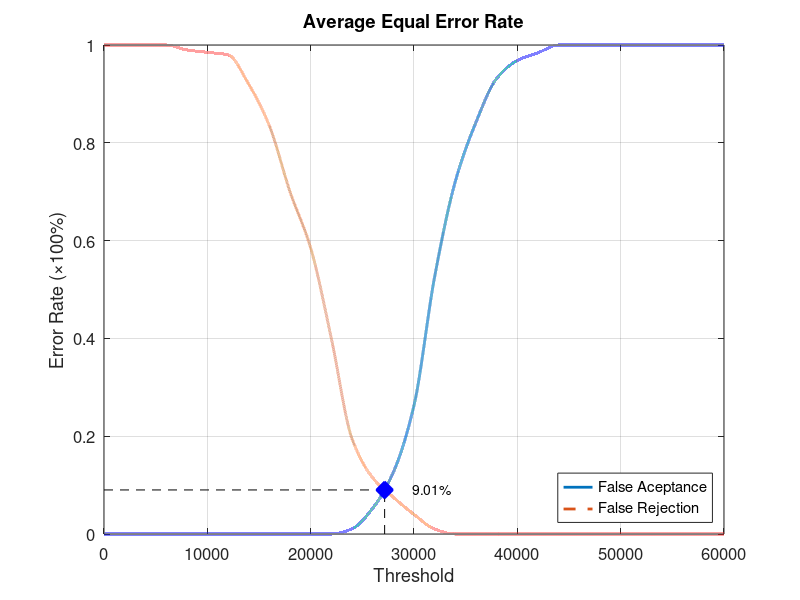
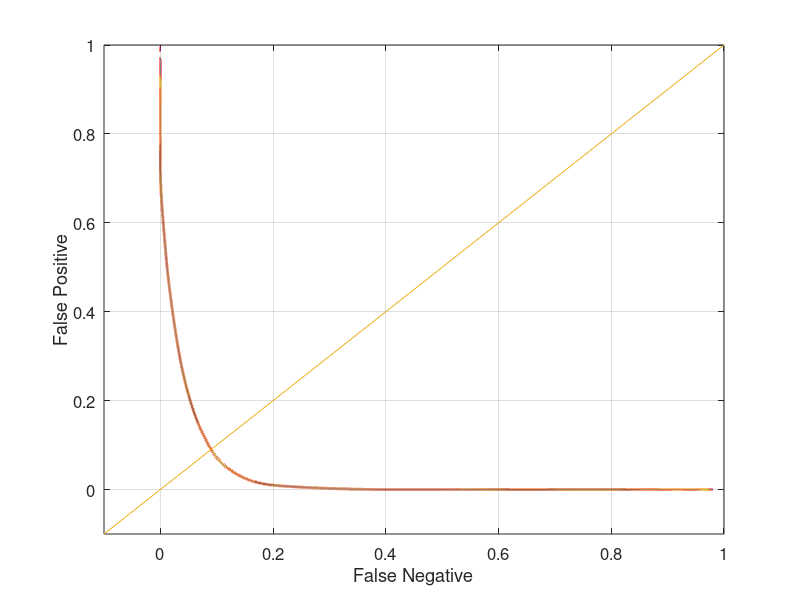

Source code (MATLAB) for these figures, in order:
function yEER = Database5_4
close all;
clear;
clc;
x = 0:2000:60000;
xq = 0:0.5:60000;

y0 = [0 0 0 0 0 0 0 0 0 0 0 0 0.0105263 0.0526316 0.126316 0.263158 0.526316 0.721053 0.842105 0.931579 0.968421 0.984211 1 1 1 1 1 1 1 1 1];
yy0 = interp1(x, y0, xq, 'pchip');
y1 = [1 1 1 1 0.99 0.985 0.98 0.92 0.835 0.7 0.585 0.4 0.195 0.115 0.075 0.04 0.01 0 0 0 0 0 0 0 0 0 0 0 0 0 0];
yy1 = interp1(x, y1, xq, 'pchip');

% Calculating EER: 
y2 = abs(y0 - y1);
find(y2 == min(y2))
yy2 = abs(yy0 - yy1);
xEER = find(yy2 == min(yy2));
xEERIndex = xq(xEER) % X-axis EER
yEER = yy0(xEER) % Y-axis EER

main = figure
plot(xq, yy0,'-','LineWidth', 2);	hold on
plot(xq, yy1,'--','LineWidth', 2);	hold on
plot([xEERIndex xEERIndex], [0 yEER], 'k--');	hold on
plot([0 xEERIndex], [yEER yEER], 'k--');	hold on
plot(xEERIndex, yEER, 'bx', 'LineWidth', 10);	hold on
text(xEERIndex + 10 * xEERIndex / 100, yEER, [num2str(round((10000 * yEER)) / 100) '%'])
legend('False Aceptance', 'False Rejection', 'Location', 'SouthEast')
xlabel('Threshold')
ylabel('Error Rate (\times100%)')
title('Average Equal Error Rate')
set(gca, 'FontSize', 12)
axis([0 60000 0 1])
grid on

print(main, 'Database5_4Main', '-dpng');
FNRxFPR = figure('Color', [1 1 1]);
plot(yy1, yy0, '-', yy1, yy0, 'LineWidth', 2);
hold on
y = -0.1:0.1:1
plot(y, y); 
set(gca, 'FontSize', 12)
xlabel('False Negative')
ylabel('False Positive')
axis([-0.1 1 -0.1 1])
set(gca, 'FontSize', 12)
grid on

print(FNRxFPR, 'Database5_4FNRxFPR','-dpng');
end
